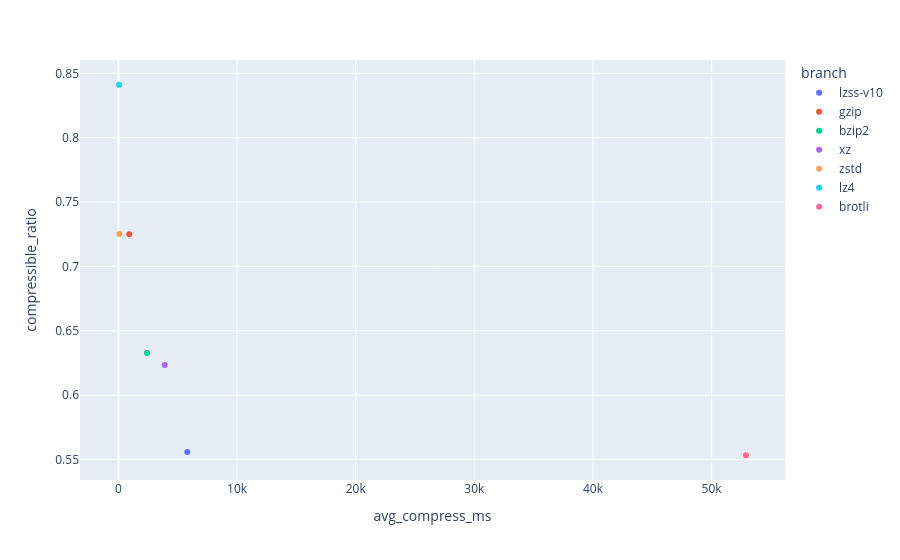

The code cell stored with this chart in its notebook:
### Code cell
fig = px.scatter(holdout_df, x='avg_compress_ms', y='compressible_ratio', color='branch')
fig.show()

### Figure 1 — Plotly figure (JSON) as saved in the notebook; plotly's stock layout.template omitted (floating-point values rounded to 4 significant figures)
{"data": [{"hovertemplate": "branch=lzss-v10<br>avg_compress_ms=%{x}<br>compressible_ratio=%{y}<extra></extra>", "legendgroup": "lzss-v10", "marker": {"color": "#636efa", "symbol": "circle"}, "mode": "markers", "name": "lzss-v10", "orientation": "v", "showlegend": true, "type": "scatter", "x": [5804.0], "xaxis": "x", "y": [0.5559], "yaxis": "y"}, {"hovertemplate": "branch=gzip<br>avg_compress_ms=%{x}<br>compressible_ratio=%{y}<extra></extra>", "legendgroup": "gzip", "marker": {"color": "#EF553B", "symbol": "circle"}, "mode": "markers", "name": "gzip", "orientation": "v", "showlegend": true, "type": "scatter", "x": [909.1], "xaxis": "x", "y": [0.725], "yaxis": "y"}, {"hovertemplate": "branch=bzip2<br>avg_compress_ms=%{x}<br>compressible_ratio=%{y}<extra></extra>", "legendgroup": "bzip2", "marker": {"color": "#00cc96", "symbol": "circle"}, "mode": "markers", "name": "bzip2", "orientation": "v", "showlegend": true, "type": "scatter", "x": [2413.0], "xaxis": "x", "y": [0.6327], "yaxis": "y"}, {"hovertemplate": "branch=xz<br>avg_compress_ms=%{x}<br>compressible_ratio=%{y}<extra></extra>", "legendgroup": "xz", "marker": {"color": "#ab63fa", "symbol": "circle"}, "mode": "markers", "name": "xz", "orientation": "v", "showlegend": true, "type": "scatter", "x": [3902.0], "xaxis": "x", "y": [0.6234], "yaxis": "y"}, {"hovertemplate": "branch=zstd<br>avg_compress_ms=%{x}<br>compressible_ratio=%{y}<extra></extra>", "legendgroup": "zstd", "marker": {"color": "#FFA15A", "symbol": "circle"}, "mode": "markers", "name": "zstd", "orientation": "v", "showlegend": true, "type": "scatter", "x": [81.05], "xaxis": "x", "y": [0.7253], "yaxis": "y"}, {"hovertemplate": "branch=lz4<br>avg_compress_ms=%{x}<br>compressible_ratio=%{y}<extra></extra>", "legendgroup": "lz4", "marker": {"color": "#19d3f3", "symbol": "circle"}, "mode": "markers", "name": "lz4", "orientation": "v", "showlegend": true, "type": "scatter", "x": [44.37], "xaxis": "x", "y": [0.8412], "yaxis": "y"}, {"hovertemplate": "branch=brotli<br>avg_compress_ms=%{x}<br>compressible_ratio=%{y}<extra></extra>", "legendgroup": "brotli", "marker": {"color": "#FF6692", "symbol": "circle"}, "mode": "markers", "name": "brotli", "orientation": "v", "showlegend": true, "type": "scatter", "x": [52900.0], "xaxis": "x", "y": [0.5534], "yaxis": "y"}], "layout": {"legend": {"title": {"text": "branch"}, "tracegroupgap": 0}, "margin": {"t": 60}, "xaxis": {"anchor": "y", "domain": [0, 1], "title": {"text": "avg_compress_ms"}}, "yaxis": {"anchor": "x", "domain": [0, 1], "title": {"text": "compressible_ratio"}}}}
